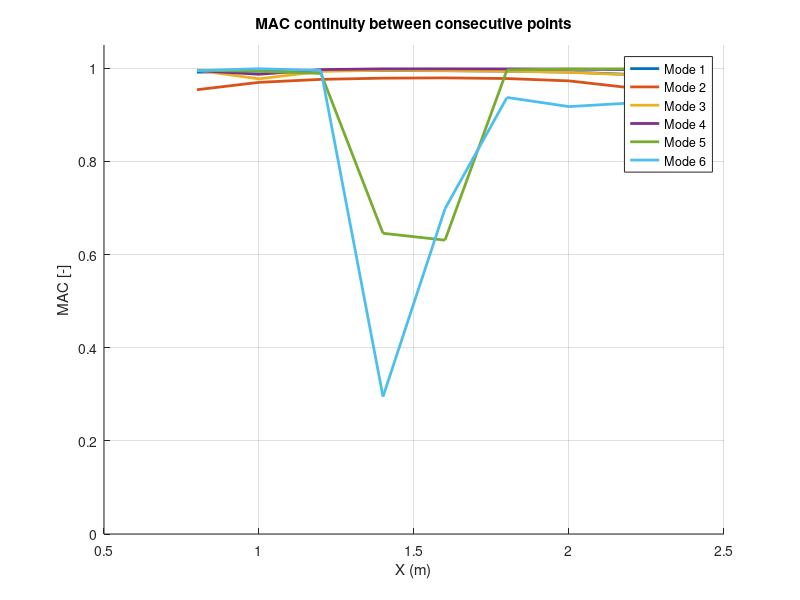
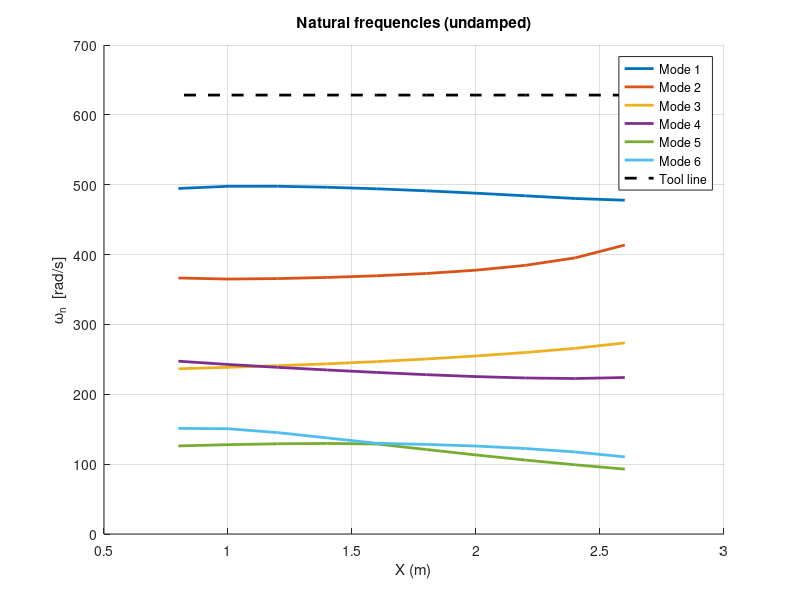
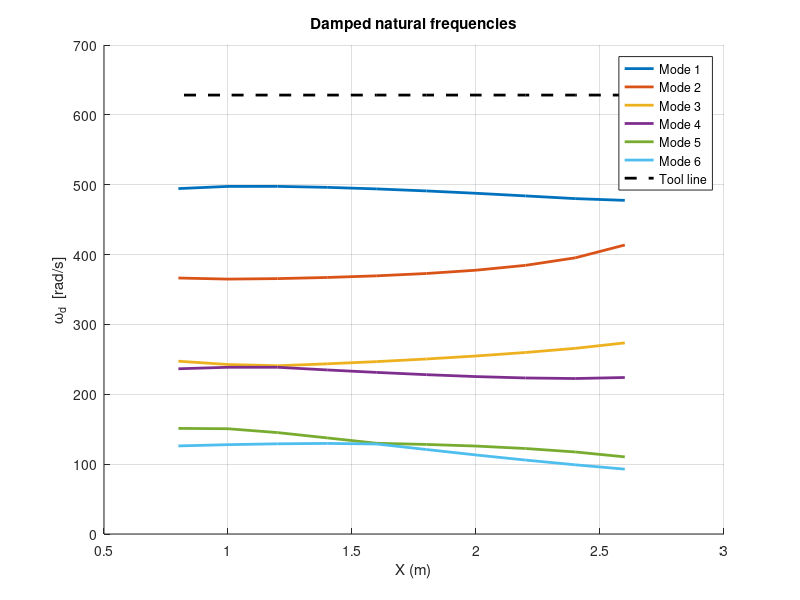
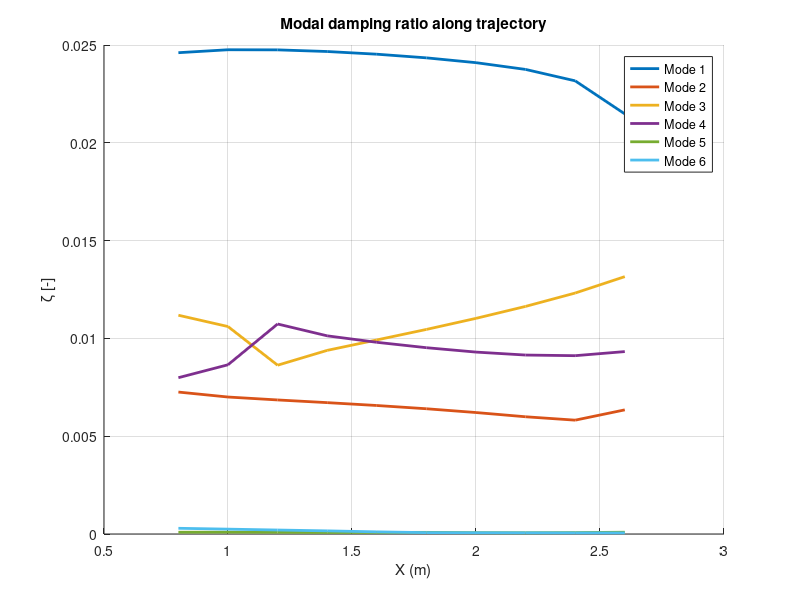

Write MATLAB code to recreate these figures, in order.
function RobotStifnessModel()

clear; clc;

%% =============================================================================
%% Trajectory (q1..q6)
%% =============================================================================
Angcord1 = [ ...
   -3.97   -9.32    36.81   -91.37   -92.63   332.47;
   -4.30  -21.87    62.29   -92.14   -92.51   319.54;
   -4.69  -30.27    79.89   -92.81   -92.39   310.33;
   -5.16  -36.97    94.43   -93.51   -92.23   302.47;
   -5.73  -42.59   107.24   -94.27   -92.02   295.27;
   -6.44  -47.36   118.92   -95.16   -91.72   288.36;
   -7.36  -51.30   129.77   -96.23   -91.27   281.45;
   -8.57  -54.23   139.98   -97.55   -90.56   274.22;
  -10.26  -55.70   149.59   -99.24   -89.37   266.16;
  -12.77  -54.53   158.52  -101.43   -87.17   256.30 ];

xpos = [ 2.6 2.4 2.2 2.0 1.8 1.6 1.4 1.2 1.0 0.8];

Angcord = deg2rad(Angcord1);

n = 6;

%% =============================================================================
%% ------------------ Parameters -----------------------------------------------
%% =============================================================================

RPM = 2000
z = 4

Toolw = 1500*(2*pi/60)*4


a     = [0.33 1.15 0.115 0 0 0];
d     = [0.645 0 0 1.22 0 0.24];
alpha = [pi/2 0 -pi/2 pi/2 -pi/2 0];

lc    = [0.35 0.60 0.55 0.15 0.12 0.20];
lc_y  = [0.00 0.00 0.00 0.00 0.00 0.00];
lc_z  = [0.00 0.00 0.00 0.00 0.00 0.00];

m     = [315 315 165 20 35 46];

Ixx = [ 12.0  18.0  10.5  0.40  0.80  1.10 ];
Iyy = [  9.0  14.0   8.0  0.30  0.60  0.90 ];
Izz = [  6.0   9.5   5.5  0.20  0.40  0.70 ];

Ixy = [ 0 0 0 0 0 0 ];
Ixz = [ 0 0 0 0 0 0 ];
Iyz = [ 0 0 0 0 0 0 ];

Ks = diag([20e6 20e6 20e6 50e4 50e4 20e4]);
Cs = diag([2e1 2e1 2e1 5e1 5e1 2e1]);   % [N*m*s/rad]
g  = 9.81;

%% =========================================================================
%% Modal analysis
%% =========================================================================
N = size(Angcord,1);
wn = zeros(N,n);
wd   = zeros(N,n);   % [rad/s] Dampened frecuencies
zeta = zeros(N,n);   % [-]     Dampened factor
Phi_all = cell(N,1);   % para guardar modos (phi) en cada postura
phi_prev = [];         % para tracking

eps = 1e-5;

for p = 1:N

    q0 = Angcord(p,:)';

    % --- Inertia matrix (numeric, exact) ---
    D = inertia_numeric(q0,a,d,alpha,lc,lc_y,lc_z,m,Ixx,Iyy,Izz,Ixy,Ixz,Iyz);

    % --- Gravity stiffness (numeric linearization) ---
    Kg = zeros(n);

    G0 = gravity_numeric(q0,a,d,alpha,lc,lc_y,lc_z,m,g);

    for i=1:n %  Numeric derivate
        dq = zeros(n,1); % A column vector with zeros.
        dq(i)=eps; %we apply the perturbation just to the joint k
        Gp = gravity_numeric(q0+dq,a,d,alpha,lc,lc_y,lc_z,m,g); %valuation of the gravity function with a perturbation just in the joiint k.
        Gm = gravity_numeric(q0-dq,a,d,alpha,lc,lc_y,lc_z,m,g);
        Kg(:,i) = (Gp-Gm)/(2*eps); % Derivate
    end

    Kt = Ks + Kg;


    % --- Modal problem (eig + mode tracking with MAC) ---
% --- Modal problem (eig + mode tracking with MAC) ---
[phi, W2] = eig(Kt, D);
wn_tmp = sqrt(real(diag(W2)));   % n×1

% Normalizar modos (para comparar bien)
for k = 1:n
    phi(:,k) = phi(:,k) / norm(phi(:,k));
end

if p == 1
    perm = 1:n;
else
    % similitud tipo MAC simplificado
    S = abs(phi_prev.' * phi);   % n×n

    % matching greedy
    perm = zeros(1,n);
    used = false(1,n);
    for i = 1:n
        [~, idx] = sort(S(i,:), 'descend');
        for kk = 1:n
            j = idx(kk);
            if ~used(j)
                perm(i) = j;
                used(j) = true;
                break;
            end
        end
    end
end

% Reordenar por tracking
phi    = phi(:,perm);
wn_tmp = wn_tmp(perm);

% Guardar
wn(p,:) = wn_tmp.';
Phi_all{p} = phi;      % <<< ESTA LÍNEA ES CLAVE PARA EL MAC
phi_prev = phi;        % actualizar referencia

% Normalizar modos (para comparar bien)
for k = 1:n
    phi(:,k) = phi(:,k) / norm(phi(:,k));
end

if p == 1
    % primer punto: acepto el orden que viene
    perm = 1:n;
else
    % MAC simplificado: similitud entre modos previos y actuales
    S = abs(phi_prev.' * phi);   % n×n

    % Matching greedy (mínimo cambio)
    perm = zeros(1,n);
    used = false(1,n);

    for i = 1:n
        [~, idx] = sort(S(i,:), 'descend');
        for kk = 1:n
            j = idx(kk);
            if ~used(j)
                perm(i) = j;
                used(j) = true;
                break;
            end
        end
    end
end

% Reordenar según perm
phi = phi(:,perm);
wn_tmp = wn_tmp(perm);

% Guardar
wn(p,:) = wn_tmp.';
phi_prev = phi;

    % ============================
    % Estado-espacio amortiguado
    % ============================
    Z = zeros(n);
    I = eye(n);

    A = [ Z         I ;
     -D\Kt    -D\Cs ];

    lam_all = eig(A);

    % 1) Candidatos complejos (solo una mitad del par conjugado)
    lam_c = lam_all(imag(lam_all) > 0);

    % 2) Si faltan modos (polos reales), completamos con reales
    if numel(lam_c) < n
    lam_r = lam_all(abs(imag(lam_all)) < 1e-12);   % reales
    % ordenarlos
    [~,idxr] = sort(abs(real(lam_r)), 'ascend');
    lam_r = lam_r(idxr);
    lam_sel = [lam_c; lam_r(1:min(n-numel(lam_c), numel(lam_r)))];
    else
    % si sobran complejos, elegir los n con mayor frecuencia (|imag|)
    [~,idxc] = sort(abs(imag(lam_c)), 'descend');
    lam_sel = lam_c(idxc(1:n));
end

    % asegurar tamaño n
    lam_sel = lam_sel(:).';
    if numel(lam_sel) < n
    lam_sel(end+1:n) = 0;
end

    wd(p,:)   = abs(imag(lam_sel));                          % [rad/s]
    zeta(p,:) = -real(lam_sel) ./ sqrt(real(lam_sel).^2 + imag(lam_sel).^2);  % [-]
              % [-]

end

%% =========================================================================
%% MAC continuity plot (between consecutive points)
%% =========================================================================
MAC = zeros(N-1, n);

for p = 2:N
    Phi_prev = Phi_all{p-1};
    Phi_cur  = Phi_all{p};

    for k = 1:n
        num = abs(Phi_prev(:,k).' * Phi_cur(:,k))^2;
        den = (Phi_prev(:,k).' * Phi_prev(:,k)) * (Phi_cur(:,k).' * Phi_cur(:,k));
        MAC(p-1,k) = num / den;   % 0..1
    end
end

figure; hold on;
colors = lines(n);
for k = 1:n
    plot(xpos(2:end), MAC(:,k), 'LineWidth', 2, 'Color', colors(k,:));
end
xlabel('X (m)');
ylabel('MAC [-]');
title('MAC continuity between consecutive points');
legend('Mode 1','Mode 2','Mode 3','Mode 4','Mode 5','Mode 6');
grid on;
ylim([0 1.05]);

%% =========================================================================
%% Plot wn (no amortiguadas)
%% =========================================================================
figure; hold on;
colors = lines(6);
for i=1:6
    plot(xpos(:), wn(:,i), 'LineWidth', 2, 'Color', colors(i,:));
end
plot(xpos(:), Toolw*ones(size(xpos(:))), 'k--', 'LineWidth', 2);

xlabel('X (m)');
ylabel('\omega_n  [rad/s]');
title('Natural frequencies (undamped)');
legend('Mode 1','Mode 2','Mode 3','Mode 4','Mode 5','Mode 6','Tool line');
grid on;

%% =========================================================================
%% Plot wd (amortiguadas)
%% =========================================================================
figure; hold on;
colors = lines(6);
for i=1:6
    plot(xpos(:), wd(:,i), 'LineWidth', 2, 'Color', colors(i,:));
end
plot(xpos(:), Toolw*ones(size(xpos(:))), 'k--', 'LineWidth', 2);

xlabel('X (m)');
ylabel('\omega_d  [rad/s]');
title('Damped natural frequencies');
legend('Mode 1','Mode 2','Mode 3','Mode 4','Mode 5','Mode 6','Tool line');
grid on;

%% =========================================================================
%% Damped factor
%% =========================================================================

figure; hold on;
colors = lines(6);
for i=1:6
    plot(xpos(:), zeta(:,i), 'LineWidth', 2, 'Color', colors(i,:));
end
xlabel('X (m)');
ylabel('\zeta [-]');
title('Modal damping ratio along trajectory');
legend('Mode 1','Mode 2','Mode 3','Mode 4','Mode 5','Mode 6');
grid on;

end

%% =========================================================================
%% NUMERIC INERTIA MATRIX
%% =========================================================================
function D = inertia_numeric(q,a,d,alpha,lc,lc_y,lc_z,m,Ixx,Iyy,Izz,Ixy,Ixz,Iyz)

n = length(q);
T = eye(4); %identity matrix

O = cell(n+1,1); %cell or empty arrange for origin of reference systems
z = cell(n+1,1); %cell or empty arrange for z-axes
R = cell(n,1); %cell or empty arrange for rotation matrix

O{1} = [0;0;0]; % Origin of base reference frame2im
z{1} = [0;0;1]; % Z axes of the reference frame.

for i=1:n
    T = T * dh_num(a(i),alpha(i),d(i),q(i));
    R{i}   = T(1:3,1:3);
    O{i+1} = T(1:3,4);
    z{i+1} = R{i}*[0;0;1];
end

D = zeros(n);

for i=1:n
    rcm = [lc(i); lc_y(i); lc_z(i)];
    Ocm = O{i+1} + R{i}*rcm;

    Jv = zeros(3,n);
    Jw = zeros(3,n);

    for j=1:i
        Jv(:,j) = cross(z{j},Ocm-O{j});
        Jw(:,j) = z{j};
    end

    Ii = [ Ixx(i) -Ixy(i) -Ixz(i);
          -Ixy(i)  Iyy(i) -Iyz(i);
          -Ixz(i) -Iyz(i)  Izz(i) ];

    D = D + m(i)*(Jv'*Jv) + Jw'*R{i}*Ii*R{i}'*Jw;
end
end

%% =========================================================================
%% GRAVITY MATRIX
%% =========================================================================
function G = gravity_numeric(q,a,d,alpha,lc,lc_y,lc_z,m,g)

n = length(q);
G = zeros(n,1);

epsG = 1e-6; %We define the perturbation used to apply the mathematical formula of the derivate

for k = 1:n
    dqk = zeros(n,1); % A column vector with zeros.
    dqk(k) = epsG; %we apply the perturbation just to the joint k

    Pp = 0; % Potential energy with positive perturbation
    T  = eye(4); % Transformation Matrix storage.
    for i = 1:n
        T = T * dh_num(a(i),alpha(i),d(i),q(i) + dqk(i)); % Transformation matrix with perturbation in the joint k.
        R = T(1:3,1:3);
        O = T(1:3,4);
        rcm = [lc(i); lc_y(i); lc_z(i)]; %Center of mass coordinates for each link.
        Ocm = O + R*rcm;
        Pp = Pp + m(i)*g*Ocm(3); %Potential Energi with Influence on the joint k. (positive perturbation)
    end

    Pm = 0; %Potential energy with negative perturbation
    T  = eye(4); % Transformation Matrix storage.
    for i = 1:n
        T = T * dh_num(a(i),alpha(i),d(i),q(i) - dqk(i)); % Transformation matrix with perturbation in the joint k.
        R = T(1:3,1:3);
        O = T(1:3,4);
        rcm = [lc(i); lc_y(i); lc_z(i)]; %Center of mass coordinates for each link.
        Ocm = O + R*rcm;
        Pm = Pm + m(i)*g*Ocm(3); %Potential Energi with Influence on the joint k.  (negative perturbation)
    end

    G(k) = (Pp - Pm) / (2*epsG); % Derivate of the potential Energi For each joint. (Column vector)
end

end

%% =========================================================================
%% DH TRANSFORM
%% =========================================================================
function T = dh_num(a,alpha,d,theta)
T = [ ...
 cos(theta) -sin(theta)*cos(alpha)  sin(theta)*sin(alpha) a*cos(theta);
 sin(theta)  cos(theta)*cos(alpha) -cos(theta)*sin(alpha) a*sin(theta);
 0           sin(alpha)             cos(alpha)            d;
 0           0                      0                     1];
end

